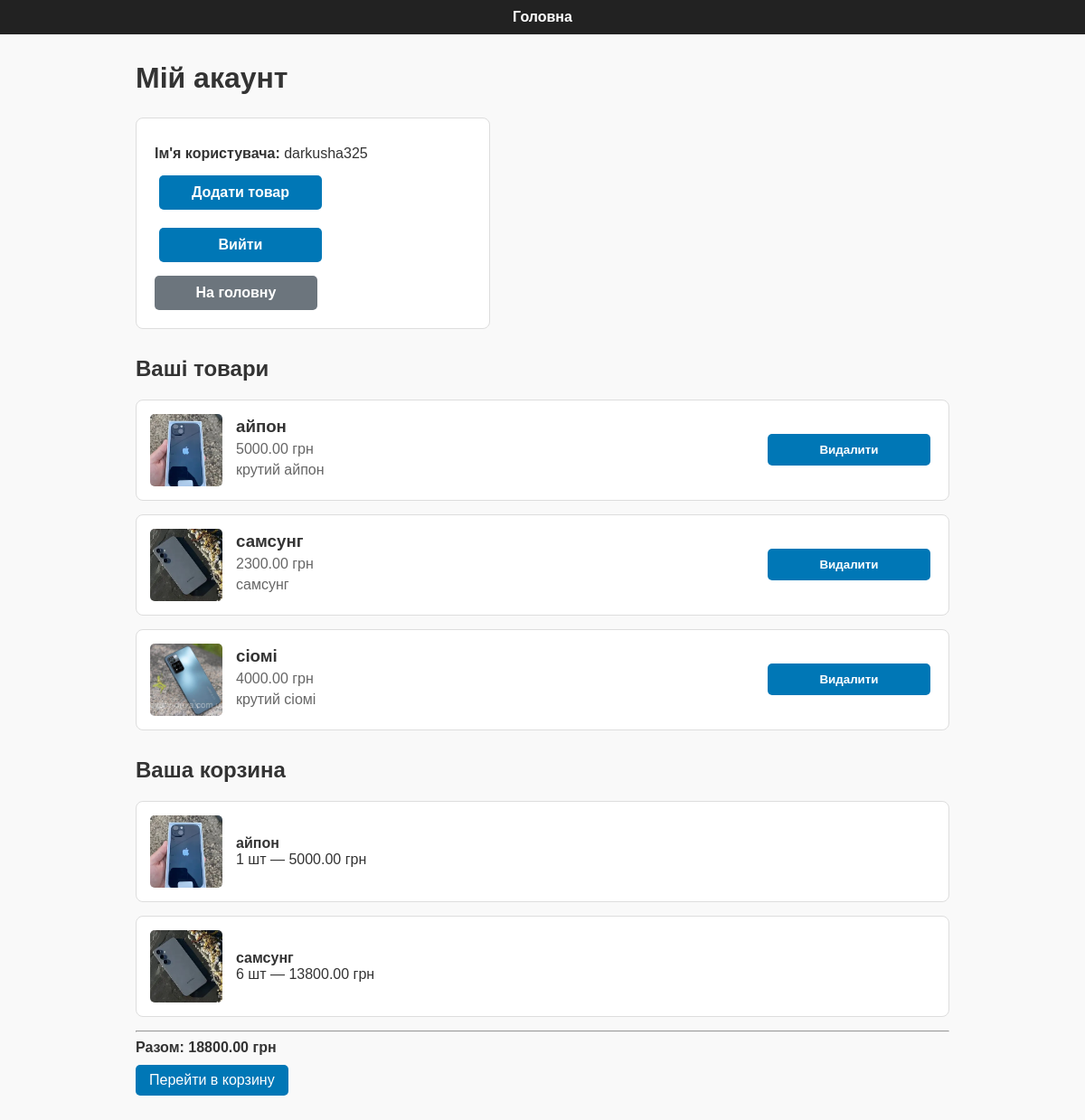
Page /store/profile/darkusha325 (signed in) on the earlier database version.
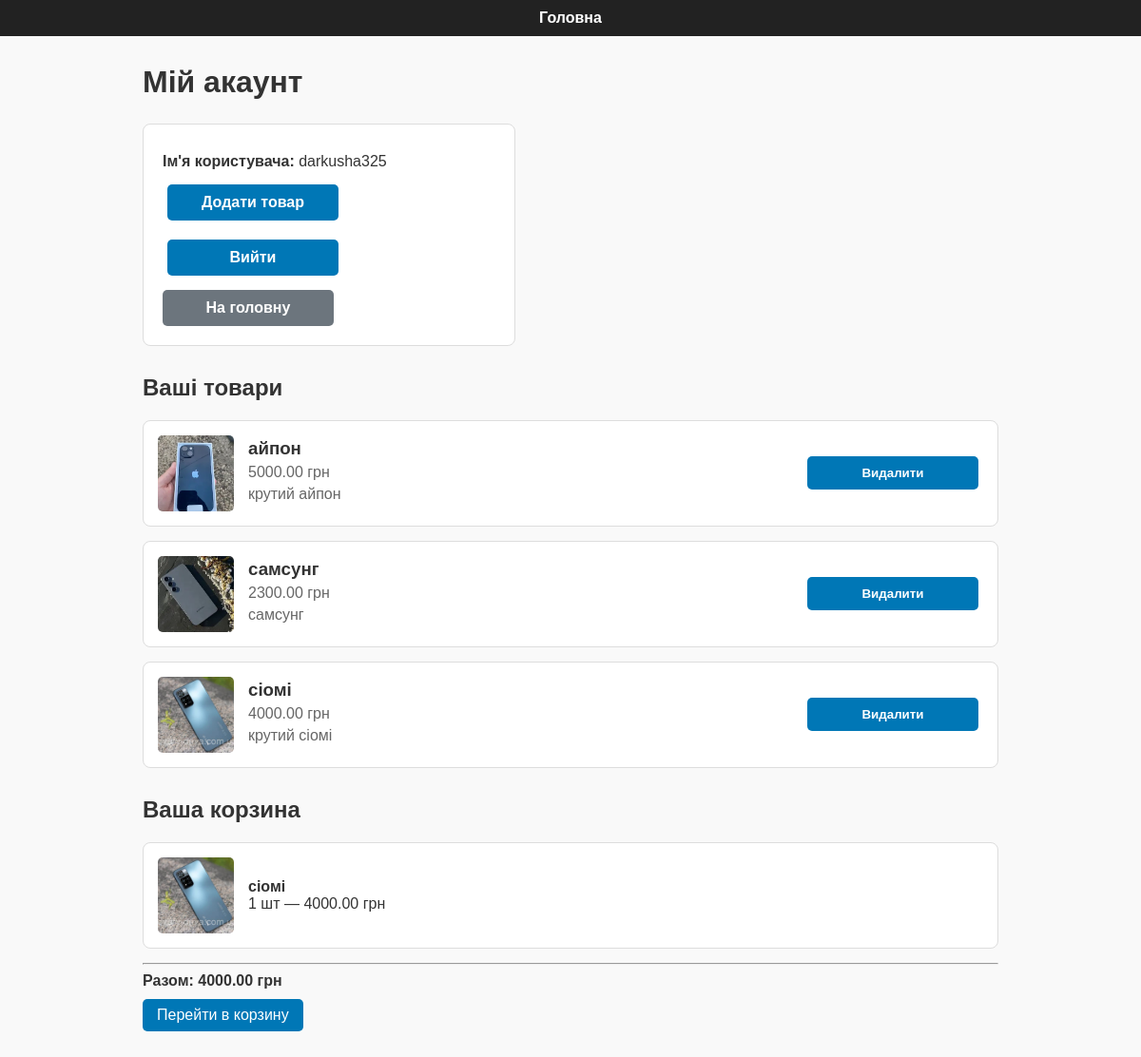
Same page on the later database version.
### app_online_store/models.py (models this page shows, shortened)
class Product(models.Model):
    name = models.CharField(max_length=20)
    slug = models.SlugField(unique=True,blank=True)
    price =  models.DecimalField(max_digits=10,decimal_places=2)
    photograph = models.ImageField(upload_to="photograph/",blank=True,null=True,default="photograph/telephon.jpg")
    description = models.TextField(blank=True, null=True)
    creation_date = models.DateTimeField(auto_now_add=True)
    user = models.ForeignKey(User, on_delete=models.CASCADE)
    category = models.ForeignKey(Category, on_delete=models.CASCADE,related_name='products')

class CartItem(models.Model):
    cart = models.ForeignKey(Cart, related_name="items", on_delete=models.CASCADE)
    product = models.ForeignKey(Product, on_delete=models.CASCADE)
    quantity = models.PositiveIntegerField(default=1)
    def total(self):
        return self.product.price * self.quantity

class Cart(models.Model):
    user = models.OneToOneField(User, on_delete=models.CASCADE)
    def total_price(self):
        return sum(item.total() for item in self.items.all())

### app_online_store/views.py (the view)
# urls.py: path('profile/<str:username>',views.profile,name ='profile' ),
@login_required
def profile(request,username):
    user = User.objects.get(username=username)
    products = models.Product.objects.filter(user_id=request.user)
    return render(request,'profile/profile.html',{'user':user,'products':products})

### app_online_store/templates/profile/profile.html (shortened to what this page needs)
<!DOCTYPE html>
<html lang="uk">
<head>
</head>
<body>
    <nav>
        <a href="{% url 'store:home' %}">Головна</a>
    </nav>
    <div class="container">
        <h1>Мій акаунт</h1>
        {% if user.is_authenticated %}
            <div class="account-box">
                <p><strong>Ім'я користувача:</strong> {{ user.username }}</p>
                <div class="btn-group">
                <a href="{% url 'store:add_product' %}" class="btn">Додати товар</a>
                <a href="{% url 'store:logout_user' %}" class="btn">Вийти</a>
                <a href="{% url 'store:home' %}" class="btn-gray">На головну</a>
            </div>
            </div>
            <div class="products">
                <h2>Ваші товари</h2>
                {% if products %}
                    {% for product in products %}
                        <a href="{% url 'store:product_detail' product.slug %}" class="product-link">
                            <div class="product">
                                <img src="{{ product.photograph.url }}" alt="{{ product.name }}">
                                <div class="product-info">
                                    <h3>{{ product.name }}</h3>
                                    <p>{{ product.price }} грн</p>
                                    <p>{{ product.description|truncatewords:12 }}</p>
                                </div>
                                <form action="{% url 'store:delete_product' product.id %}" method="post" style="margin-left:auto;">
                                    <button type="submit" class="btn">Видалити</button>
                                </form>
                            </div>
                        </a>
                    {% endfor %}
                {% else %}
                    <p>У вас ще немає доданих товарів.</p>
                {% endif %}
            </div>
            <div class="cart-section">
                <h2>Ваша корзина</h2>
                {% if user.cart.items.all %}
                    {% for item in user.cart.items.all %}
                        <div class="cart-item">
                            <img src="{{ item.product.photograph.url }}" alt="{{ item.product.name }}" class="cart-item-img">
                            <div class="cart-item-info">
                                <strong>{{ item.product.name }}</strong><br>
                                {{ item.quantity }} шт — {{ item.total }} грн
                            </div>
                        </div>
                    {% endfor %}
                    <hr>
                    <div class="cart-total">
                        Разом: {{ user.cart.total_price }} грн
                    </div>
                    <a href="{% url 'store:cart' user.username %}" class="cart-btn">Перейти в корзину</a>
                {% else %}
                    <p>Корзина порожня</p>
                {% endif %}
            </div>
        {% else %}
            <p class="center">Ви не увійшли в систему.</p>
        {% endif %}
    </div>
</body>
</html>

Differences in the rows shown:
removed CartItem: product.photograph (picture), product.name "айпон", quantity "1", total "5000.00"
removed CartItem: product.photograph (picture), product.name "самсунг", quantity "6", total "13800.00"
added CartItem: product.photograph (picture), product.name "сіомі", quantity "1", total "4000.00"
Other differences:
{{ user.cart.total_price }}: "18800.00" → "4000.00"
